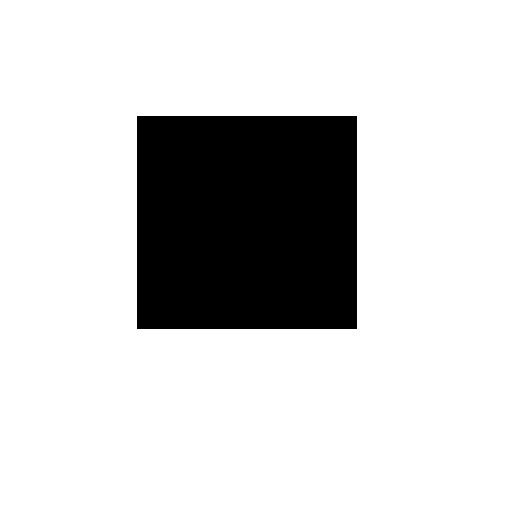
#> input picture OpenCV/4-1_OpenCV Tutorial/data/rect.jpg, 512 x 512 px
$ jupyter execute '10.1 sobel filter.ipynb'   (older library calls are emulated)
#> lines starting #> are read from the running program, lines starting #| are printed output that depends on the picture; after the words box and inside, x2 and y2 are one past the last pixel; in counts of white or black regions, pixels touching at a corner belong together; long printed decimals are rounded
[cell 1]
import cv2
import numpy as np
from matplotlib import pyplot as plt

[cell 2]
src = cv2.imread("./data/rect.jpg", 0)
#> src is the input picture: shape (512, 512); min 0, max 255, mean 209.4
# src = cv2.imread("./data/line.jpg", 0)
#1
gx = cv2.Sobel(src, cv2.CV_32F, 1, 0, ksize = 3) # x축방향
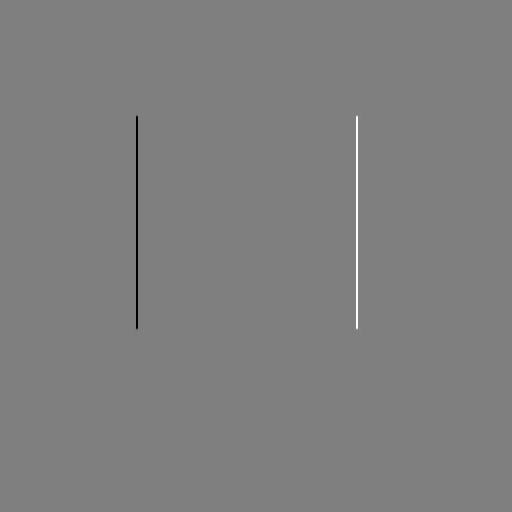
#> gx: shape (512, 512) float32; min -1016, max 1017, mean 0; drawn with min black and max white
gy = cv2.Sobel(src, cv2.CV_32F, 0, 1, ksize = 3) # y축 방향

#2 X축으로 Sobel(미분) 을 적용
dstX = cv2.sqrt(np.abs(gx))
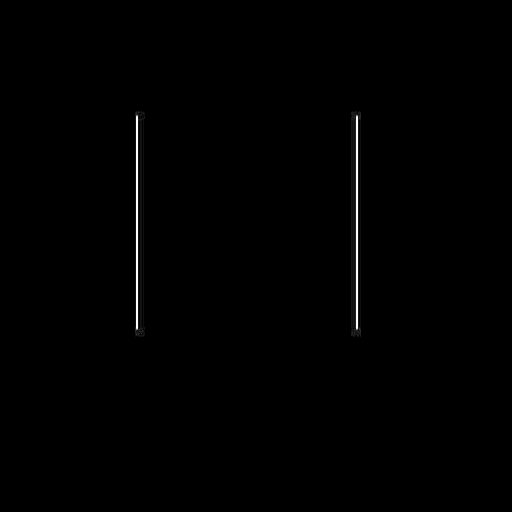
#> dstX: shape (512, 512) float32; min 0, max 31.89, mean 0.1; drawn with min black and max white
dstX = cv2.normalize(dstX, None, 0, 255, cv2.NORM_MINMAX, dtype=cv2.CV_8U)
#영상화 하기 위해서 gx를 sqrt 루트를 구하고 normalize를 통해 영상화 해준다.


#3 Y축으로 Sobel(미분) 을 적용
dstY = cv2.sqrt(np.abs(gy))
dstY = cv2.normalize(dstY, None, 0, 255, cv2.NORM_MINMAX, dtype=cv2.CV_8U)

#4
mag = cv2.magnitude(gx, gy) #두개를 합친
minVal, maxVal, minLoc, maxLoc = cv2.minMaxLoc(mag)
#> minVal = 0; maxVal = 1053.9; minLoc = (0, 0); maxLoc = (356, 328)
print("mag:", minVal, maxVal, minLoc, maxLoc)
#| mag: 0.0 1053.897 (0, 0) (356, 328)

dstM = cv2.normalize(mag, None, 0, 255, cv2.NORM_MINMAX, dtype=cv2.CV_8U)

cv2.imshow("src", src)
cv2.imshow("dstX", dstX)
cv2.imshow("dstY", dstY)
cv2.imshow("dstM", dstM)
cv2.waitKey()
cv2.destroyAllWindows()

#min 값 max값 min값의 loc max값의 loc
# 결국에 미분이 적용된 밝기 값이 급격하게 변하는 부분에 선이 생긴 것을 확인 할 수 잇다,

[cell 3]
#1
gx = cv2.Sobel(src, cv2.CV_32F, 1, 0, ksize = 3)
gy = cv2.Sobel(src, cv2.CV_32F, 0 , 1, ksize = 3)

mag, angle = cv2.cartToPolar(gx, gy, angleInDegrees=True) # angle와 magnitude를 모두 구할때는 이 함수를 쓴다.
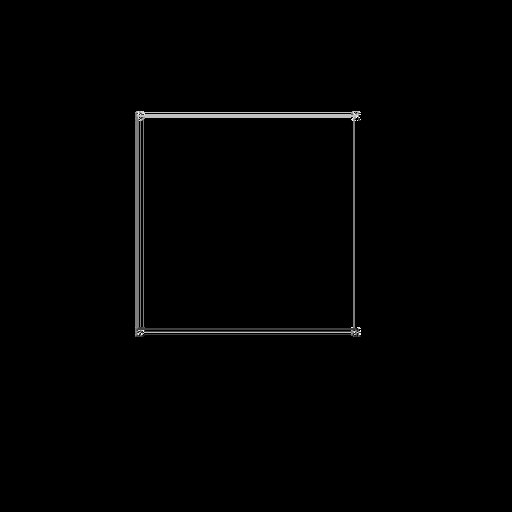
#> angle: shape (512, 512) float32; min 0, max 359.9, mean 2.9; drawn with min black and max white
minVal, maxVal, minLoc, maxLoc = cv2.minMaxLoc(angle)
#> maxVal = 359.9; maxLoc = (357, 120)
print("angle:", minVal, maxVal, minLoc, maxLoc)
#| angle: 0.0 359.886 (0, 0) (357, 120)

#2
ret, edge = cv2.threshold(mag, 100, 255, cv2.THRESH_BINARY) # 쓰레숄딩을 해서 이진화를 시킨다.
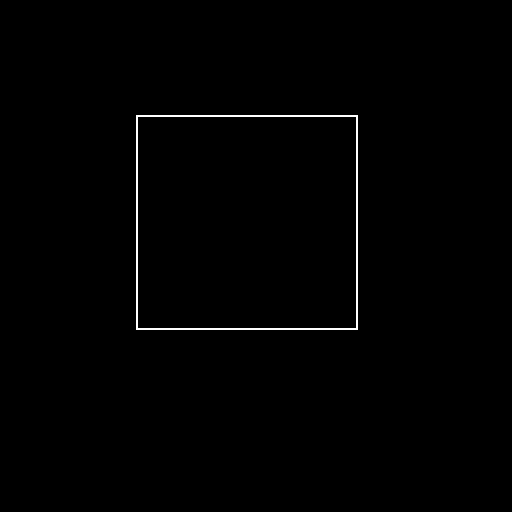
#> edge: shape (512, 512) float32; 0.66% white in thin lines or dots, all inside (x1, y1, x2, y2) = (136, 115, 358, 330)
edge = edge.astype(np.uint8)

cv2.imshow("src", src)
cv2.imshow("edge", edge)
cv2.waitKey()
cv2.destroyAllWindows()

[cell 4]
#3

width, height = mag.shape[:2]
#> width = 512; height = 512
angleM = np.full( (width, height, 3), (255,255,255), dtype=np.uint8) #흰색으로 채워져 있는 사각형을 그려라

for y in range(height):
    for x in range(width):

        if edge[y,x] != 0: #if mag[y,x]>100 쓰레숄드 값이 색으로 남아지기 때문에
            if angle[y, x] == 0:
                angleM[y, x] = (0,0,255) #red
            elif angle[y,x] == 90:
                angleM[y,x] = (0,255,0) #green
            elif angle[y,x] == 180:
                angleM[y,x] = (255,0,0) #blue
            elif angle[y,x] == 270:
                angleM[y,x] = (0,255,255) #yellow
            else:
                angleM[y,x] = (128,128,128) #gray
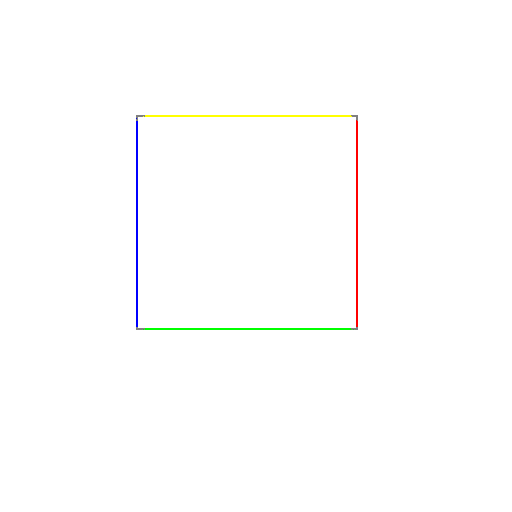
#> angleM: shape (512, 512, 3); mean of channels 0, 1, 2 253.8, 254.2, 254.2; drawn as B, G, R

cv2.imshow("angleM", angleM)
cv2.waitKey()
cv2.destroyAllWindows()

[cell 5]
#4 히스토그램 출력
hist = cv2.calcHist(images=[angle], channels=[0], mask=edge, histSize=[360], ranges=[0,360])
#> hist = 360 values, max 425 at index 270, min 0 at index 1, mean 4.81
hist = hist.flatten() #히스토 그램 출력하는 것

plt.plot(hist, color="r")
binX = np.arange(360)
plt.bar(binX, hist, width=1, color="b")
plt.show()
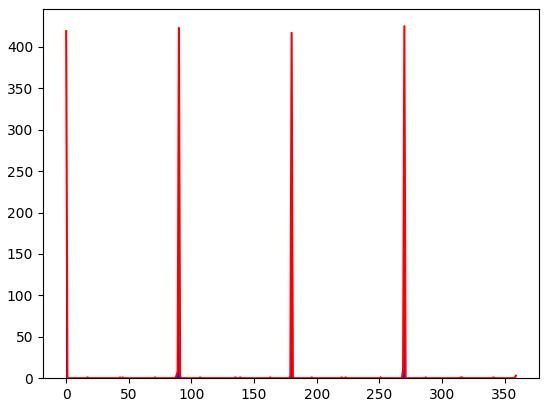
#> figure drawn by matplotlib, 1 panel; tallest bar 425 high, from x = 269.5 to 270.5; curve peaks at x = 270, y = 425

$ run again, with OpenCV/4-1_OpenCV Tutorial/data/Heart10.jpg copied over OpenCV/4-1_OpenCV Tutorial/data/rect.jpg
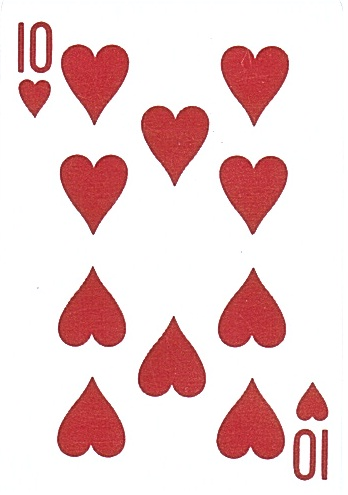
#> input picture OpenCV/4-1_OpenCV Tutorial/data/Heart10.jpg, 348 x 495 px
#> `minVal, maxVal, minLoc, maxLoc = cv2.minMaxLoc(mag)`: minVal = 0; maxVal = 863.4; minLoc = (0, 0); maxLoc = (95, 164)
#| mag: 0.0 863.412 (0, 0) (95, 164)
#> `minVal, maxVal, minLoc, maxLoc = cv2.minMaxLoc(angle)`: maxVal = 359.9; maxLoc = (23, 33)
#| angle: 0.0 359.922 (0, 0) (23, 33)
#> `ret, edge = cv2.threshold(mag, 100, 255, cv2.THRESH_BINARY)`:
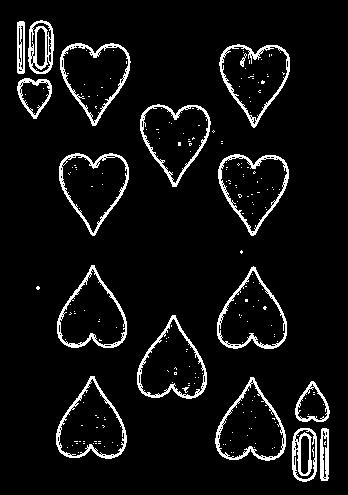
#> edge: shape (495, 348) float32; 6.5% white in thin lines or dots, all inside (x1, y1, x2, y2) = (17, 20, 330, 482)
#> hist = 360 values, max 137 at index 0, min 6 at index 125, mean 31.02
#> `plt.show()`:
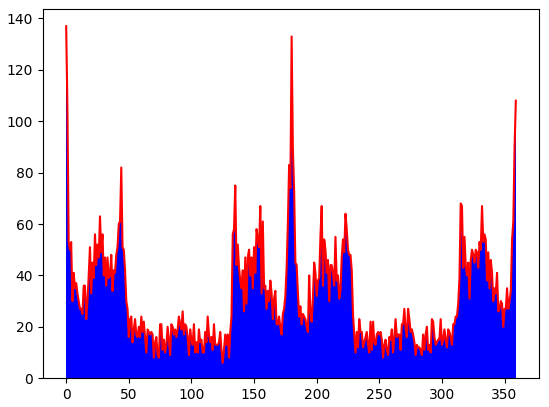
#> figure drawn by matplotlib, 1 panel; tallest bar 137 high, from x = -0.5 to 0.5; curve peaks at x = 0, y = 137
